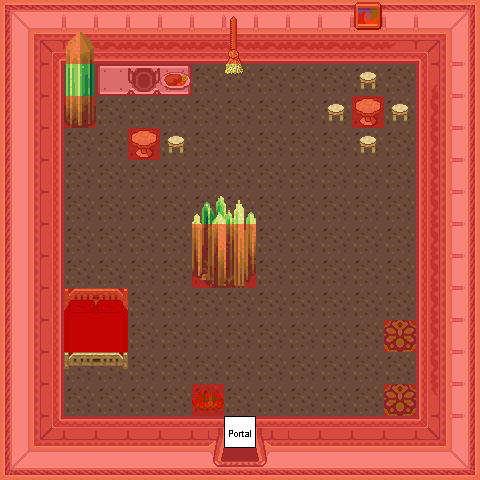

The image is a tile-based game level rendered from a .tmx file. Its description and source (layers, tilesets, objects; grid data summarised) follow:
An orthogonal 15x15 tile map with 32x32 px tiles, 8 tile layers (0_floor, 1_terrain, 2_object, 3_roof, ...), 17 tilesets.

<map version="0.99b" orientation="orthogonal" width="15" height="15" tilewidth="32" tileheight="32">
 <tileset name="Unbenannt" firstgid="1" tilewidth="32" tileheight="32">
  <image source="../../tileset/ground/brown_2.png" />
 </tileset>
 <tileset name="Unbenannt" firstgid="3" tilewidth="32" tileheight="32">
  <image source="../../tileset/building/wall/int_wall_fancy_purple.png" />
 </tileset>
 <tileset name="Unbenannt" firstgid="15" tilewidth="32" tileheight="32">
  <image source="../../tileset/building/wall/int_wall_purple.png" />
 </tileset>
 <tileset name="Unbenannt" firstgid="35" tilewidth="32" tileheight="32">
  <image source="../../tileset/building/wall/int_wall_pale.png" />
 </tileset>
 <tileset name="Unbenannt" firstgid="51" tilewidth="32" tileheight="32">
  <image source="../../tileset/building/entrance/pale_red_ns.png" />
 </tileset>
 <tileset name="Unbenannt" firstgid="87" tilewidth="32" tileheight="32">
  <image source="../../tileset/item/furniture/table/wooden_pale.png" />
 </tileset>
 <tileset name="Unbenannt" firstgid="88" tilewidth="32" tileheight="32">
  <image source="../../tileset/item/furniture/chair/stool.png" />
 </tileset>
 <tileset name="Unbenannt" firstgid="89" tilewidth="32" tileheight="32">
  <image source="../../tileset/item/furniture/picture/small.png" />
 </tileset>
 <tileset name="Unbenannt" firstgid="92" tilewidth="32" tileheight="32">
  <image source="../../tileset/item/furniture/table/table_with_hob_pale.png" />
 </tileset>
 <tileset name="Unbenannt" firstgid="95" tilewidth="32" tileheight="32">
  <image source="../../tileset/item/furniture/bed/large_front_on_darker.png" />
 </tileset>
 <tileset name="Unbenannt" firstgid="101" tilewidth="32" tileheight="32">
  <image source="../../tileset/item/brush.png" />
 </tileset>
 <tileset name="Unbenannt" firstgid="104" tilewidth="32" tileheight="32">
  <image source="../../tileset/item/food/meals_1.png" />
 </tileset>
 <tileset name="Unbenannt" firstgid="106" tilewidth="32" tileheight="32">
  <image source="../../tileset/plant/indoor/flower_baskets.png" />
 </tileset>
 <tileset name="Unbenannt" firstgid="108" tilewidth="32" tileheight="32">
  <image source="../../tileset/plant/bush/blue_green.png" />
 </tileset>
 <tileset name="Unbenannt" firstgid="109" tilewidth="32" tileheight="32">
  <image source="../../tileset/ground/rock/green_crystal.png" />
 </tileset>
 <tileset name="Unbenannt" firstgid="118" tilewidth="32" tileheight="32">
  <image source="../../tileset/logic/portal.png" />
 </tileset>
 <tileset name="Unbenannt" firstgid="125" tilewidth="32" tileheight="32">
  <image source="../../tileset/logic/collision.png" />
 </tileset>
 <layer name="0_floor" width="15" height="15">
  <data>[225 cells, 225 non-empty, 1 distinct tile ids]</data>
 </layer>
 <layer name="1_terrain" width="15" height="15">
  <data>[225 cells, 104 non-empty, 30 distinct tile ids]</data>
 </layer>
 <layer name="2_object" width="15" height="15">
  <data>[225 cells, 30 non-empty, 24 distinct tile ids]</data>
 </layer>
 <layer name="3_roof" width="15" height="15">
  <data>[225 cells, 3 non-empty, 3 distinct tile ids]</data>
 </layer>
 <layer name="4_roof_add" width="15" height="15">
  <data>[225 cells, 0 non-empty, 0 distinct tile ids]</data>
 </layer>
 <layer name="objects" width="15" height="15">
  <data>[225 cells, 1 non-empty, 1 distinct tile ids]</data>
 </layer>
 <layer name="collision" width="15" height="15" opacity="0.44">
  <data>[225 cells, 120 non-empty, 1 distinct tile ids]</data>
 </layer>
 <layer name="protection" width="15" height="15">
  <data>[225 cells, 0 non-empty, 0 distinct tile ids]</data>
 </layer>
</map>
